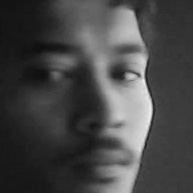
#> input picture IMAGES/FACES/sujan/face0.jpg, 193 x 193 px, found by its file name
$ python dataset.py
#> lines starting #> are read from the running program, lines starting #| are printed output that depends on the picture
import cv2
import os
import random
import numpy as np
#import threading as t

class Dataset:
	def __init__(self):
		self.faces_images_path = "/home/synced/Desktop/JUST_PYTHON/AI/ATTENDNCE/IMAGES/FACES/"
		self.faces = []
		self.faces_labels = []
	# [80 lines left out: functions from_webcam, from_video, from_image, not called in this run]


	def load_faces_images(self):
		persons_name = os.listdir(self.faces_images_path)
		faces = []
		labels = []
		for person in persons_name:
			face_images = os.listdir(self.faces_images_path +"/"+person)
			for face in face_images:
				read_face = cv2.imread(self.faces_images_path+"/"+person+"/"+face )
#> read_face is the input picture: shape (193, 193, 3); min 12, max 237, mean 70.5
				read_face = cv2.resize(read_face , (28, 28) , cv2.INTER_AREA)
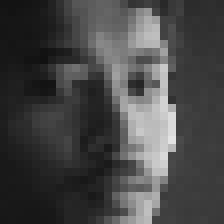
#> read_face: shape (28, 28, 3) (shown 8 times larger); min 17, max 227, mean 70.4
				#print(read_face.shape)
				#input()
				faces.append(read_face)
				labels.append(persons_name.index(person))


		#generating more than 70% random data for trainning
		#around 30% for testing
		train_index = {}
		while len(train_index) < int(0.7*len(faces)):
			train_index = {random.randint(0 , len(faces)-1) for i in range(len(faces))}
		#print(faces[0])
		test_index = {i for i in range(len(faces)) if i not in train_index}

		faces_train = [(faces[index]) for index in train_index]
		faces_test = [(faces[index]) for index in test_index]

		labels_train = [labels[index] for index in train_index]
		labels_test = [labels[index] for index in test_index]
		return (np.asarray(faces_train) , np.asarray(labels_train) , np.asarray(faces_test) , np.asarray(labels_test))


if __name__ == '__main__':
	d = Dataset()
#> (the run stopped early here; a loop or call above may not have finished)
